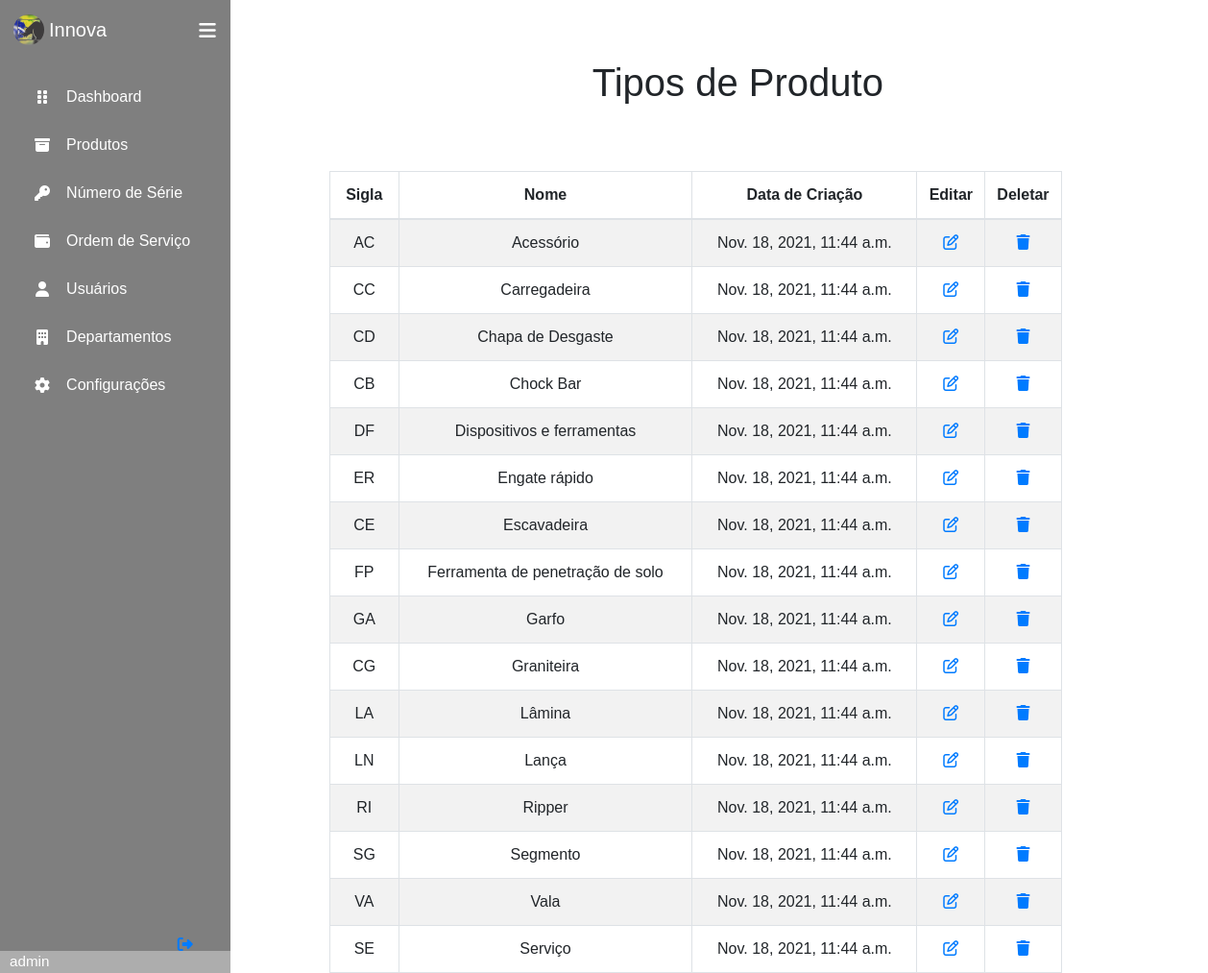
/products/viewProductTip/ (signed in), run on the app's committed database.
### produtos/models.py (models this page shows, shortened)
class TipoProduto(models.Model):
    nome = CharField(max_length=40, unique=True)
    sigla = CharField(max_length=3, unique=True)
    dateCriacao = DateTimeField(auto_now_add=True)

### produtos/views.py (the view)
# urls.py: path('viewProductTip/', views.ViewProductTip, name = 'View_ProductTip_Products'),
def ViewProductTip(request):
    productTipes = TipoProduto.objects.all().order_by('-dateCriacao')
    return render(request, 'produtos/ViewProductTip.html', {'productTipes' : productTipes})

### templates/produtos/ViewProductTip.html (shortened to what this page needs)
{% extends 'base.html' %}
{% load crispy_forms_tags %}
{% block content %}
    <div class="container title">
        <h1>Tipos de Produto</h1>
    </div>
    <div class="offset-1 col-9 productTip-div">
        <table class="table table-striped table-hover table-bordered tab-comum">
            <thead>
                <tr>
                    <th scope="col">Sigla</th>
                    <th scope="col">Nome</th>
                    <th scope="col">Data de Criação</th>
                    <th scope="col" class="col-sm-1">Editar</th>
                    <th scope="col" class="col-sm-1">Deletar</th>
                </tr>
            </thead>
            <tbody id="productTip-table">
                {% for productTip in productTipes %}
                <tr scope="row">
                    <td>
                        {{productTip.sigla}}
                    </td>
                    <td>
                        {{productTip.nome}}
                    </td>
                    <td>
                        {{productTip.dateCriacao}}
                    </td>
                    <td>
                        <a href="{% url 'products:Update_ProductTip_Products' productTip.id %}" class="icon">
                            <div class="col">
                                <i class="far fa-edit"></i>
                            </div>
                        </a>
                    <td>
                        <a href="#" class="icon">
                            <div class="col">
                                <i class="fas fa-trash"></i>
                            </div>
                        </a>
                    </td>
                </tr>
                {% endfor %}
            </tbody>
        </table>
    </div>
{% endblock %}

### templates/base.html (shortened to what this page needs)
{% load static %}
<!DOCTYPE html>
<html lang="pt-br">
<head>
    <link rel="stylesheet" href="{% static 'css/style.css' %}">
    <link rel="stylesheet" href="{% static 'css/bs/bootstrap.css' %}">
</head>
<body>
    {% if user.is_authenticated %}
    <div class="sidebar">
        <div class="logo_content">
            <div class="logo">
                <img src="{% static 'img/logo-base.png' %}" class="img-base"/>
                <div class="logo_name">Innova</div>
            </div>
            <i class="fas fa-bars" id="btn-menu"></i>
        </div>
        <ul class="nav_list">
            <li>
                <a href="{%url 'main:Home_Main'%}">
                    <i class="fas fa-grip-vertical"></i>
                    <span class="link_name">Dashboard</span>
                </a>
            </li>
            <li>
                <a href="{%url 'products:Home_Products'%}">
                    <i class="fas fa-archive"></i>
                    <span class="link_name">Produtos</span>
                </a>
            </li>
            <li>
                <a href="{%url 'products:Serial_Number'%}">
                    <i class="fas fa-key"></i>
                    <span class="link_name">Número de Série</span>
                </a>
            </li>
            <li>
                <a href="{% url 'workOrder:Home_WorkOrder' %}">
                    <i class="fas fa-wallet"></i>
                    <span class="link_name">Ordem de Serviço</span>
                </a>
            </li>
            <li>
                <a href="{%url 'colaborators:Home_Colaborator'%}">
                    <i class="fas fa-user"></i>
                    <span class="link_name">Usuários</span>
                </a>
            </li>
            <li>
                <a href="{%url 'departments:Home_Departments'%}">
                    <i class="fas fa-building"></i>
                    <span class="link_name">Departamentos</span>
                </a>
            </li>
            <li>
                <a href="#">
                    <i class="fas fa-cog"></i>
                    <span class="link_name">Configurações</span>
                </a>
            </li>
        </ul>
        <div class="profile_content">
            <div class="profile">
                <div class="profile_details">
                    <div class="name_job">
                        <div class="name">{{ user.username }}</div>
                    </div>
                </div>
                <a href="{%url 'logout'%}">
                    <i class="fas fa-sign-out-alt" id="logout"></i>
                </a>
            </div>
        </div>
    </div>
    {% endif %}
    <div class="home_content">
        {% block content %}
        {% endblock %}
    </div>
</body>
</html>

### static/css/style.css (style rules this page uses)
* { margin: 0; padding: 0; box-sizing: border-box; font-family: sans-serif; }
body { position: relative; min-height: 100vh; width: 100%; overflow: auto; }
.sidebar { position: fixed; top: 0; left: 0; height: 100%; width: 15em; background: #7F7F7F; padding: 0.37em 0.88em; }
.sidebar .logo_content .logo { color: #fff; display: flex; height: 3.13em; width: 100%; align-items: center; }
.logo_content .img-base { border-radius: 50%; margin-right: 0.31em; }
.logo_content .logo .logo_name { font-size: 1.25em; font-weight: 400; }
.sidebar #btn-menu { position: absolute; color: #fff; left: 90%; top: 0.37em; font-size: 1.25em; height: 3.13em; width: 3.13em; text-align: center; line-height: 2.5em; transform: translateX(-50%); }
.sidebar ul { margin-top: 1.25em; }
.sidebar ul li { position: relative; height: 3.13em; width: 100%; margin: 0 0.31em; list-style: none; line-height: 3.13em; }
.sidebar ul li a { color: #fff; display: flex; align-items: center; text-decoration: none; transition: all 0.4s ease; border-radius: 0.75em; }
.sidebar ul li a i { height: 3.13em; min-width: 3.13em; border-radius: 0.75em; line-height: 3.13em; text-align: center; }
.sidebar .profile_content { position: absolute; color: #fff; bottom: 0; left: 0; width: 100%; }
.profile_content .profile .profile_details { display: flex; align-items: center; background: #ADADAD; }
.profile .profile_details .name_job { margin-left: 0.63em; }
.profile .profile_details .name { font-size: 0.95em; font-weight: 400; }
.profile #logout { position: absolute; left: 88%; bottom: 0.31em; transform: translateX(-50%); min-width: 3.3em; line-height: 3.13em; font-size: 1.25; border-radius: 0.75em; }
.home_content { top: 2em; position: absolute; height: 95%; width: 84%; left: 15em; }
.title { font-size: 1.5em !important; padding: 30px; position: relative; text-align: center; }
h1 { padding-bottom: 0.75em; }
.table { text-align: center; margin-right: 0; }
.tab-comum { padding-bottom: 2em; }

### data on the page
TipoProduto: sigla "AC", nome "Acessório", dateCriacao "Nov. 18, 2021, 11:44 a.m."
TipoProduto: sigla "CC", nome "Carregadeira", dateCriacao "Nov. 18, 2021, 11:44 a.m."
TipoProduto: sigla "CD", nome "Chapa de Desgaste", dateCriacao "Nov. 18, 2021, 11:44 a.m."
TipoProduto: sigla "CB", nome "Chock Bar", dateCriacao "Nov. 18, 2021, 11:44 a.m."
TipoProduto: sigla "DF", nome "Dispositivos e ferramentas", dateCriacao "Nov. 18, 2021, 11:44 a.m."
TipoProduto: sigla "ER", nome "Engate rápido", dateCriacao "Nov. 18, 2021, 11:44 a.m."
TipoProduto: sigla "CE", nome "Escavadeira", dateCriacao "Nov. 18, 2021, 11:44 a.m."
TipoProduto: sigla "FP", nome "Ferramenta de penetração de solo", dateCriacao "Nov. 18, 2021, 11:44 a.m."
TipoProduto: sigla "GA", nome "Garfo", dateCriacao "Nov. 18, 2021, 11:44 a.m."
TipoProduto: sigla "CG", nome "Graniteira", dateCriacao "Nov. 18, 2021, 11:44 a.m."
TipoProduto: sigla "LA", nome "Lâmina", dateCriacao "Nov. 18, 2021, 11:44 a.m."
TipoProduto: sigla "LN", nome "Lança", dateCriacao "Nov. 18, 2021, 11:44 a.m."
TipoProduto: sigla "RI", nome "Ripper", dateCriacao "Nov. 18, 2021, 11:44 a.m."
TipoProduto: sigla "SG", nome "Segmento", dateCriacao "Nov. 18, 2021, 11:44 a.m."
TipoProduto: sigla "VA", nome "Vala", dateCriacao "Nov. 18, 2021, 11:44 a.m."
TipoProduto: sigla "SE", nome "Serviço", dateCriacao "Nov. 18, 2021, 11:44 a.m."

### other printed values
{{ user.username }} "admin"
